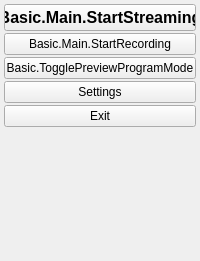
  <widget class="OBSDock" name="controlsDock">
   <property name="features">
    <set>QDockWidget::DockWidgetClosable|QDockWidget::DockWidgetMovable|QDockWidget::DockWidgetFloatable</set>
   </property>
   <property name="windowTitle">
    <string>Basic.Main.Controls</string>
   </property>
   <attribute name="dockWidgetArea">
    <number>8</number>
   </attribute>
   <widget class="QWidget" name="controlsDockContents">
    <layout class="QVBoxLayout" name="buttonsVLayout">
     <property name="spacing">
      <number>2</number>
     </property>
     <property name="leftMargin">
      <number>4</number>
     </property>
     <property name="topMargin">
      <number>4</number>
     </property>
     <property name="rightMargin">
      <number>4</number>
     </property>
     <property name="bottomMargin">
      <number>4</number>
     </property>
     <item>
      <widget class="QPushButton" name="streamButton">
       <property name="enabled">
        <bool>true</bool>
       </property>
       <property name="sizePolicy">
        <sizepolicy hsizetype="Ignored" vsizetype="Fixed">
         <horstretch>0</horstretch>
         <verstretch>0</verstretch>
        </sizepolicy>
       </property>
       <property name="minimumSize">
        <size>
         <width>150</width>
         <height>0</height>
        </size>
       </property>
       <property name="font">
        <font>
         <pointsize>12</pointsize>
         <weight>75</weight>
         <bold>true</bold>
        </font>
       </property>
       <property name="text">
        <string>Basic.Main.StartStreaming</string>
       </property>
      </widget>
     </item>
     <item>
      <layout class="QHBoxLayout" name="recordingLayout">
       <property name="spacing">
        <number>2</number>
       </property>
       <property name="leftMargin">
        <number>0</number>
       </property>
       <property name="topMargin">
        <number>0</number>
       </property>
       <property name="rightMargin">
        <number>0</number>
       </property>
       <property name="bottomMargin">
        <number>0</number>
       </property>
       <item>
        <widget class="RecordButton" name="recordButton">
         <property name="enabled">
          <bool>true</bool>
         </property>
         <property name="sizePolicy">
          <sizepolicy hsizetype="Ignored" vsizetype="Fixed">
           <horstretch>0</horstretch>
           <verstretch>0</verstretch>
          </sizepolicy>
         </property>
         <property name="minimumSize">
          <size>
           <width>0</width>
           <height>0</height>
          </size>
         </property>
         <property name="text">
          <string>Basic.Main.StartRecording</string>
         </property>
        </widget>
       </item>
      </layout>
     </item>
     <item>
      <widget class="QPushButton" name="modeSwitch">
       <property name="sizePolicy">
        <sizepolicy hsizetype="Ignored" vsizetype="Fixed">
         <horstretch>0</horstretch>
         <verstretch>0</verstretch>
        </sizepolicy>
       </property>
       <property name="minimumSize">
        <size>
         <width>150</width>
         <height>0</height>
        </size>
       </property>
       <property name="text">
        <string>Basic.TogglePreviewProgramMode</string>
       </property>
      </widget>
     </item>
     <item>
      <widget class="QPushButton" name="settingsButton">
       <property name="sizePolicy">
        <sizepolicy hsizetype="Ignored" vsizetype="Fixed">
         <horstretch>0</horstretch>
         <verstretch>0</verstretch>
        </sizepolicy>
       </property>
       <property name="minimumSize">
        <size>
         <width>150</width>
         <height>0</height>
        </size>
       </property>
       <property name="text">
        <string>Settings</string>
       </property>
      </widget>
     </item>
     <item>
      <widget class="QPushButton" name="exitButton">
       <property name="sizePolicy">
        <sizepolicy hsizetype="Ignored" vsizetype="Fixed">
         <horstretch>0</horstretch>
         <verstretch>0</verstretch>
        </sizepolicy>
       </property>
       <property name="minimumSize">
        <size>
         <width>150</width>
         <height>0</height>
        </size>
       </property>
       <property name="text">
        <string>Exit</string>
       </property>
      </widget>
     </item>
     <item>
      <layout class="QHBoxLayout" name="RFSlogoLayout">
       <item>
        <widget class="QLabel" name="remoteFilmingLogo">
         <property name="minimumSize">
          <size>
           <width>128</width>
           <height>128</height>
          </size>
         </property>
         <property name="maximumSize">
          <size>
           <width>128</width>
           <height>128</height>
          </size>
         </property>
         <property name="text">
          <string/>
         </property>
         <property name="pixmap">
          <pixmap>:res/images/obs.png</pixmap>
         </property>
         <property name="scaledContents">
          <bool>true</bool>
         </property>
        </widget>
       </item>
      </layout>
     </item>
     <item>
      <spacer name="expVSpacer">
       <property name="orientation">
        <enum>Qt::Vertical</enum>
       </property>
       <property name="sizeHint" stdset="0">
        <size>
         <width>0</width>
         <height>0</height>
        </size>
       </property>
      </spacer>
     </item>
    </layout>
   </widget>
  </widget>
